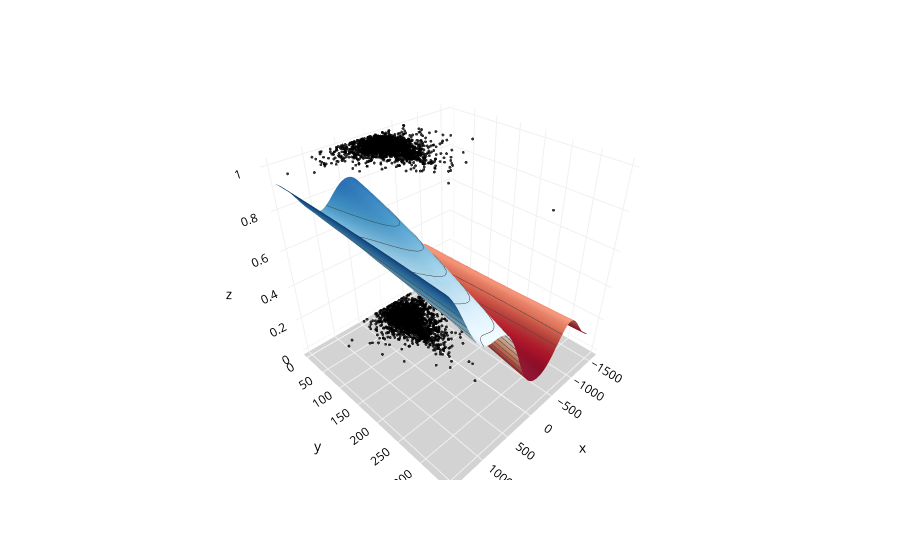

Notebook code cell kept with this figure:
### Markdown cell above
##### C=1, gamma=0.000001

### Code cell
# Select data for modeling
X=df[['rating_difference', 'turns']]
y=df['white_win'].values

# Fit the model and display results
X_train, X_test, y_train, y_test, clf = fitting(X, y, 1, 0.000001)

# Plot 3D chart
Plot_3D(X, X_test, y_test, clf)

### Figure 1 — Plotly figure (JSON) as saved in the notebook; plotly's stock layout.template omitted (floating-point values rounded to 4 significant figures; data arrays with more than 128 entries replaced by an {"elided": "..."} marker saying what was removed)
{"data": [{"hovertemplate": "x=%{x}<br>y=%{y}<br>z=%{z}<extra></extra>", "legendgroup": "", "marker": {"color": "black", "opacity": 0.8, "size": 1, "symbol": "circle"}, "mode": "markers", "name": "", "scene": "scene", "showlegend": false, "type": "scatter3d", "x": {"elided": "4012 int values"}, "y": {"elided": "4012 int values"}, "z": {"elided": "4012 int values"}}, {"colorscale": [[0, "rgb(103,0,31)"], [0.1, "rgb(178,24,43)"], [0.2, "rgb(214,96,77)"], [0.3, "rgb(244,165,130)"], [0.4, "rgb(253,219,199)"], [0.5, "rgb(247,247,247)"], [0.6, "rgb(209,229,240)"], [0.7, "rgb(146,197,222)"], [0.8, "rgb(67,147,195)"], [0.9, "rgb(33,102,172)"], [1, "rgb(5,48,97)"]], "contours": {"z": {"end": 0.8, "show": true, "size": 0.05, "start": 0.2}}, "name": "SVM Prediction", "showscale": false, "type": "surface", "x": {"elided": "311 int values"}, "y": [0, 10, 20, 30, 40, 50, 60, 70, 80, 90, 100, 110, 120, 130, 140, 150, 160, 170, 180, 190, 200, 210, 220, 230, 240, 250, 260, 270, 280, 290, 300, 310, 320, 330, 340], "z": {"elided": "35x311 float values"}}], "layout": {"legend": {"tracegroupgap": 0}, "margin": {"t": 60}, "paper_bgcolor": "white", "scene": {"domain": {"x": [0, 1], "y": [0, 1]}, "xaxis": {"backgroundcolor": "white", "color": "black", "gridcolor": "#f0f0f0", "title": {"text": "x"}}, "yaxis": {"backgroundcolor": "white", "color": "black", "gridcolor": "#f0f0f0", "title": {"text": "y"}}, "zaxis": {"backgroundcolor": "lightgrey", "color": "black", "gridcolor": "#f0f0f0", "title": {"text": "z"}}}}}
